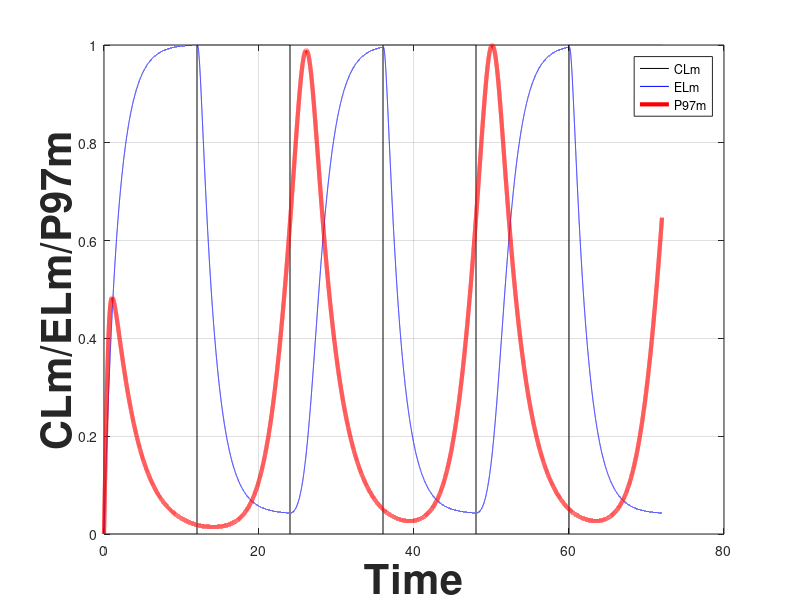
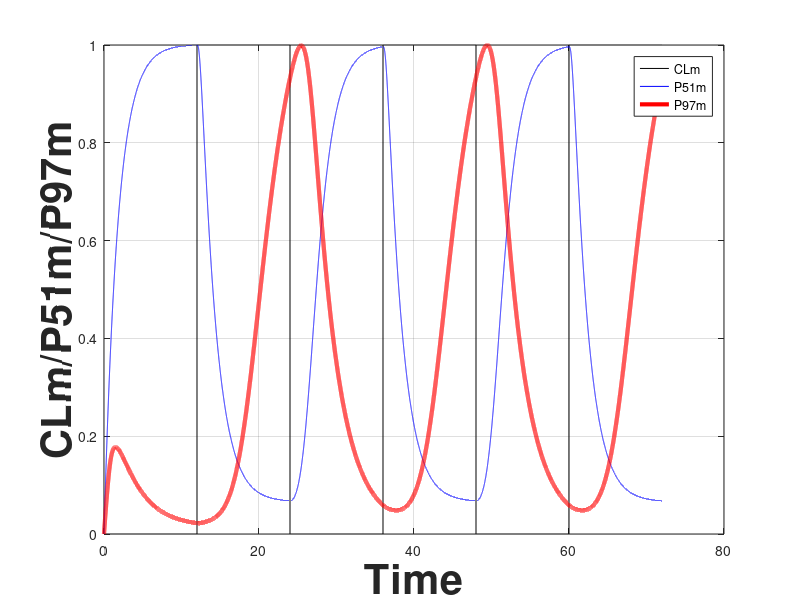
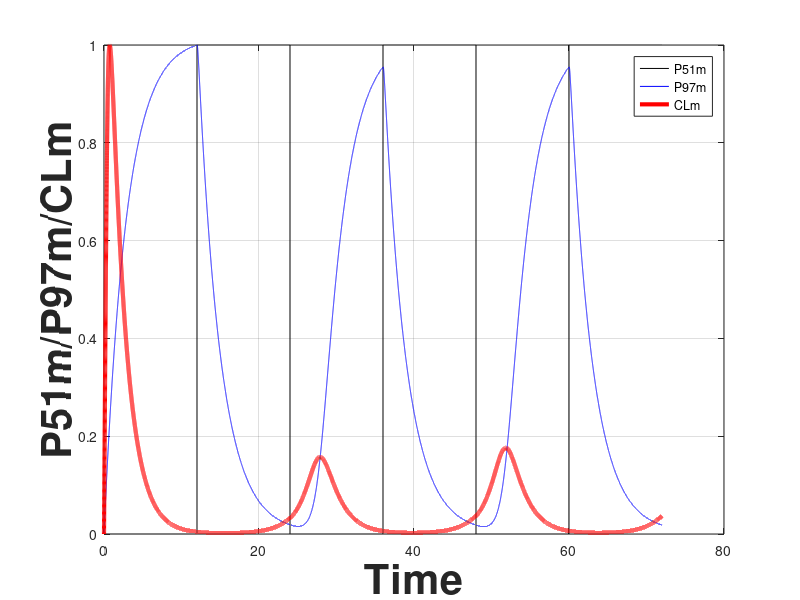
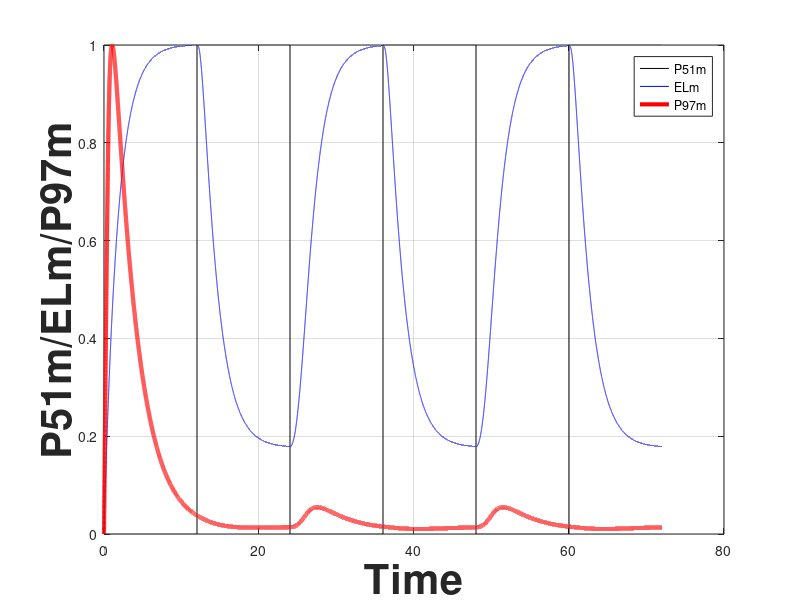

Here is the MATLAB script that generated these plots, in order: (Note: this script raises an error after producing the figures.)
clear 
close all
clc

k3s = 0.56 ; 
v4 = 1.5; 
v1 = 4.6; v1L = 3; v2A = 1.3; v2B = 1.5; v2L = 5; v3 = 1;
k1L = 0.53; k1D = 0.21; k2s = 0.35; k4s = 0.57;
p1 = 0.76; p1L = 0.42; p2 = 1; p3 = 0.64; p4 = 1;
d1 = 0.68; d2D = 0.5; d2L = 0.3; d3D = 0.48; d3L = 0.78; d4D = 1.2; d4L = 0.38;
K1 = 0.16; K2 = 1.2; K3 = 0.24; K4 = 0.23; K5 = 0.3; K6 = 0.46; K7 = 2; K8 = 0.36; K9 = 1.9; K10 = 1.9;
L=1; D = 0;


%%
% C4FFL 1
% Fig-6A (End panel) 

dt = 0.001;
tot = 72000;

 CLp = zeros(1,tot);
 P97m = zeros(1,tot);
 P97p = zeros(1,tot);
 ELm = zeros(1,tot);
 ELp = zeros(1,tot);
 P = zeros(1,tot);

  CLm = [zeros(1,tot/6) ones(1,tot/6) zeros(1,tot/6) ones(1,tot/6) zeros(1,tot/6) ones(1,tot/6)];

 CLp(1) = 0;
 P97m(1) = 0;
 P97p(1) = 0;
 ELm(1) = 0;
 ELp(1) = 0;
 P(1) = 0;


for i = 1:tot-1

 CLp(i+1) = CLp(i) + dt*(((p1+p1L*L)*CLm(i))-(d1*CLp(i)));
 P97m(i+1) = P97m(i) + dt*(((v2L*L*P(i))+ v2A +(v2B*((CLp(i)^2)/(K3^2+CLp(i)^2))))*(1/(1+((ELp(i)/K5)^2)))-(k2s*P97m(i)));
 P97p(i+1) = P97p(i) + dt*((p2*P97m(i))-(((d2L*L))*P97p(i)));
 ELm(i+1) = ELm(i) + dt*((L*v4*(1/(1+(((CLp(i)/K8)^2))))) - (k4s*ELm(i)));
 ELp(i+1) = ELp(i) + dt*((p4*ELm(i))-((d4L*L))*ELp(i));
 P(i+1) = P(i) + dt*(-(P(i)*L));

 end

time = (0:length(ELm)-1)*dt;


%Below is the normalized plot.
figure(1)

plot(time,CLm,'k',time, ELm/max(ELm),'b', time, P97m/max(P97m), 'r', 'Linewidth',3)
grid on
legend('CLm','ELm','P97m')
xlabel('Time','fontweight','bold','fontsize',30)
ylabel('CLm/ELm/P97m','fontweight','bold','fontsize',30);


%%
% C4FFL 2
% Fig-6B (End panel)

dt = 0.001;
tot = 72000;

CLp = zeros(1,tot);
P51m =zeros(1,tot);
P51p =zeros(1,tot);
P97m =zeros(1,tot);
P97p =zeros(1,tot);
P = zeros(1,tot);

  CLm = [zeros(1,tot/6) ones(1,tot/6) zeros(1,tot/6) ones(1,tot/6) zeros(1,tot/6) ones(1,tot/6)];

 CLp(1) = 0;
 P51m(1) = 0;
 P51p(1) = 0;
 P97m(1) = 0;
 P97p(1) = 0;
 P(1) = 0;

for i = 1:tot-1

CLp(i+1) = CLp(i) + dt*(((p1+p1L*L)*CLm(i))-(d1*CLp(i)));
P51m(i+1) = P51m(i) + dt*((v3*(1/(1+((CLp(i)/K6)^2)))) - (k3s*P51m(i)));
P51p(i+1) = P51p(i) + dt*((p3*P51m(i))-(((d3D*D)+(d3L*L))*P51p(i)));
P97m(i+1) = P97m(i) + dt*(((v2L*L*P(i))+ v2A +(v2B*((CLp(i)^2)/(K3^2+CLp(i)^2))))*(1/(1+((P51p(i)/K4)^2)))-(k2s*P97m(i)));
P97p(i+1) = P97p(i) + dt*((p2*P97m(i))-(((d2D*D)+(d2L*L))*P97p(i)));
P(i+1) = P(i) + dt*((0.3*(1-P(i))*D)-(P(i)*L));

 end

time = (0:length(P97m)-1)*dt;


%Below is the normalized plot.
figure(2)

plot(time,CLm,'k',time, P51m/max(P51m),'b', time, P97m/max(P97m), 'r', 'Linewidth',3)
grid on
legend('CLm','P51m','P97m')
xlabel('Time','fontweight','bold','fontsize',30)
ylabel('CLm/P51m/P97m','fontweight','bold','fontsize',30);

%%
% I2FFL 1
% Fig-6C (End panel)

dt = 0.001;
tot = 72000;

P51p = zeros(1,tot);
P97m = zeros(1,tot);
P97p = zeros(1,tot);
CLm = zeros(1,tot);
CLp = zeros(1,tot);
P = zeros(1,tot);


 
 P51m = [zeros(1,tot/6) ones(1,tot/6)*5 zeros(1,tot/6) ones(1,tot/6)*5 zeros(1,tot/6) ones(1,tot/6)*5];

  P51p(1) = 0;
  P97m(1) = 0;
  P97p(1) = 0;
  CLm(1) = 0;
  CLp(1) = 0;
  P(1) = 0;
 

for i = 1:tot-1

P51p(i+1) = P51p(i) + dt*((p3*P51m(i))-(((d3D*D)+(d3L*L))*P51p(i)));
P97m(i+1) = P97m(i) + dt*(((v2L*L*P(i))+ v2A)*(1/(1+((P51p(i)/K4)^2)))-(k2s*P97m(i)));
P97p(i+1) = P97p(i) + dt*((p2*P97m(i))-(((d2D*D)+(d2L*L))*P97p(i)));
CLm(i+1) = CLm(i) + dt*((v1+(v1L*L*P(i)))*(1/(1+((P97p(i)/K1)^2)+((P51p(i)/K2)^2))) - (((k1L*L)+(k1D*D))*CLm(i)));
CLp(i+1) = CLp(i) + dt*(((p1+p1L*L)*CLm(i))-(d1*CLp(i)));
P(i+1) = P(i) + dt*((0.3*(1-P(i))*D)-(P(i)*L));


 end

time = (0:length(CLm)-1)*dt;

%Below is the normalized plot.
figure(3)

plot(time,P51m/max(P51m),'k',time, P97m/max(P97m),'b', time, CLm/max(CLm), 'r', 'Linewidth',3)
grid on
legend('P51m','P97m','CLm')
xlabel('Time','fontweight','bold','fontsize',30)
ylabel('P51m/P97m/CLm','fontweight','bold','fontsize',30);

%%
% I2FFL 2
% Fig-6D (End panel)

dt = 0.001;
tot = 72000;

P51p = zeros(1,tot);
ELm = zeros(1,tot);
ELp = zeros(1,tot);
P97m = zeros(1,tot);
P97p = zeros(1,tot);
P = zeros(1,tot);

P51m = [zeros(1,tot/6) ones(1,tot/6)*5 zeros(1,tot/6) ones(1,tot/6)*5 zeros(1,tot/6) ones(1,tot/6)*5];
P51p(1) = 0;
ELm(1) = 0;
ELp(1) = 0;
P97m(1) = 0;
P97p(1) = 0;
P(1) = 0;


for i = 1:tot-1


P51p(i+1) = P51p(i) + dt*((p3*P51m(i))-(((d3D*D)+(d3L*L))*P51p(i)));
ELm(i+1) = ELm(i) + dt*((L*v4*(1/(1+(((P51p(i)/K9)^2))))) - (k4s*ELm(i)));
ELp(i+1) = ELp(i) + dt*((p4*ELm(i))-((d4D*D)+(d4L*L))*ELp(i));
P97m(i+1) = P97m(i) + dt*(((v2L*L*P(i))+ v2A)*(1/(1+((P51p(i)/K4)^2)+((ELp(i)/K5)^2)))-(k2s*P97m(i)));
P97p(i+1) = P97p(i) + dt*((p2*P97m(i))-(((d2D*D)+(d2L*L))*P97p(i)));
P(i+1) = P(i) + dt*((0.3*(1-P(i))*D)-(P(i)*L));
 

 end

time = (0:length(P97m)-1)*dt;

%Below is the normalized plot.
figure(4)

plot(time,P51m/max(P51m),'k',time, ELm/max(ELm),'b', time, P97m/max(P97m), 'r', 'Linewidth',3)
grid on
legend('P51m','ELm','P97m')
xlabel('Time','fontweight','bold','fontsize',30)
ylabel('P51m/ELm/P97m','fontweight','bold','fontsize',30);

%%
% I2FFL 3
% Fig-6E (End panel)

dt = 0.001;
tot = 72000;

CLp = zeros(1,tot);
P51m = zeros(1,tot);
P51p = zeros(1,tot);
ELm = zeros(1,tot);
ELp = zeros(1,tot);
P = zeros(1,tot);


 
   CLm = [zeros(1,tot/6) ones(1,tot/6)*5 zeros(1,tot/6) ones(1,tot/6)*5 zeros(1,tot/6) ones(1,tot/6)*5];
  CLp(1) = 0;
  P51m(1) = 0;
  P51p(1) = 0;
  ELm(1) = 0;
  ELp(1) = 0;
  P(1) = 0;


for i = 1:tot-1



CLp(i+1) = CLp(i) + dt*(((p1+p1L*L)*CLm(i))-(d1*CLp(i)));
P51m(i+1) =  P51m(i) + dt*((v3*(1/(1+((CLp(i)/K6)^2)))) - (k3s*P51m(i)));
P51p(i+1) = P51p(i) + dt*((p3*P51m(i))-(((d3D*D)+(d3L*L))*P51p(i)));
ELm(i+1) = ELm(i) + dt*((L*v4*(1/(1+(((CLp(i)/K8)^2)+((P51p(i)/K9)^2))))) - (k4s*ELm(i)));
ELp(i+1) = ELp(i) + dt*((p4*ELm(i))-((d4D*D)+(d4L*L))*ELp(i));
P(i+1) = P(i) + dt*((0.3*(1-P(i))*D)-(P(i)*L));
  
 end

time = (0:length(ELm)-1)*dt;


%Below is the normalized plot.
figure(5)

plot(time,CLm/max(CLm),'k',time, P51m/max(P51m),'b', time, ELm/max(ELm), 'r', 'Linewidth',3)
grid on
legend('CLm','P51m','ELm')
xlabel('Time','fontweight','bold','fontsize',30)
ylabel('CLm/P51m/ELm','fontweight','bold','fontsize',30);

%%
for iplot = 1:1:5
figure(iplot)
ax=gca;
ax.XAxis.LineWidth = 4;
ax.XAxis.Color = 'k';
ax.YAxis.LineWidth = 4;
ax.YAxis.Color = 'k';
ax.FontSize = 20;
ax.FontWeight = 'bold';
ax.XLabel.FontSize = 30;
ax.YLabel.FontSize = 30;
ax.GridLineWidth = 2;
ax.Legend.Location = 'Best';
ax.Legend.NumColumns = 3;

grid on
alphabet = ['6',char(iplot+64)];
title(alphabet,'fontsize',15','horizontalAlignment','right')
ax.XLim = [0,72];
ax.YLim = [0,1.5];
ax.XTick = [0 12 24 36 48 60 72];
end

